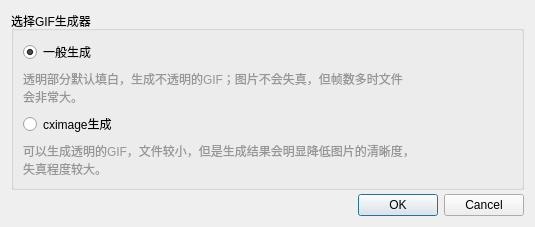
<?xml version="1.0" encoding="UTF-8"?>
<ui version="4.0">
 <class>W_ALE_GIFWriter_TypeChoose</class>
 <widget class="QDialog" name="W_ALE_GIFWriter_TypeChoose">
  <property name="geometry">
   <rect>
    <x>0</x>
    <y>0</y>
    <width>535</width>
    <height>216</height>
   </rect>
  </property>
  <property name="windowTitle">
   <string>生成方式</string>
  </property>
  <property name="styleSheet">
   <string notr="true">
QComboBox QAbstractItemView::item { min-height: 26px;}</string>
  </property>
  <layout class="QVBoxLayout" name="verticalLayout">
   <property name="spacing">
    <number>4</number>
   </property>
   <item>
    <widget class="QGroupBox" name="groupBox">
     <property name="title">
      <string>选择GIF生成器</string>
     </property>
     <layout class="QGridLayout" name="gridLayout" columnstretch="1">
      <item row="3" column="0">
       <widget class="QLabel" name="label">
        <property name="styleSheet">
         <string notr="true">color: rgb(150, 150, 150);</string>
        </property>
        <property name="text">
         <string>可以生成透明的GIF，文件较小，但是生成结果会明显降低图片的清晰度，
失真程度较大。</string>
        </property>
       </widget>
      </item>
      <item row="0" column="0">
       <widget class="QRadioButton" name="radioButton">
        <property name="text">
         <string>一般生成</string>
        </property>
        <property name="checked">
         <bool>true</bool>
        </property>
       </widget>
      </item>
      <item row="2" column="0">
       <widget class="QRadioButton" name="radioButton_2">
        <property name="text">
         <string>cximage生成</string>
        </property>
       </widget>
      </item>
      <item row="1" column="0">
       <widget class="QLabel" name="label_2">
        <property name="styleSheet">
         <string notr="true">color: rgb(150, 150, 150);</string>
        </property>
        <property name="text">
         <string>透明部分默认填白，生成不透明的GIF；图片不会失真，但帧数多时文件
会非常大。</string>
        </property>
       </widget>
      </item>
     </layout>
    </widget>
   </item>
   <item>
    <widget class="QDialogButtonBox" name="buttonBox">
     <property name="orientation">
      <enum>Qt::Horizontal</enum>
     </property>
     <property name="standardButtons">
      <set>QDialogButtonBox::Cancel|QDialogButtonBox::Ok</set>
     </property>
    </widget>
   </item>
  </layout>
 </widget>
 <resources/>
 <connections>
  <connection>
   <sender>buttonBox</sender>
   <signal>rejected()</signal>
   <receiver>W_ALE_GIFWriter_TypeChoose</receiver>
   <slot>reject()</slot>
   <hints>
    <hint type="sourcelabel">
     <x>345</x>
     <y>303</y>
    </hint>
    <hint type="destinationlabel">
     <x>286</x>
     <y>274</y>
    </hint>
   </hints>
  </connection>
 </connections>
</ui>
